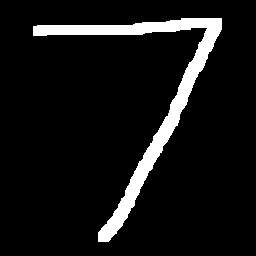
#> input picture testnumber/7.jpg, 256 x 256 px
$ python HandWritten_Recognition.py
#> lines starting #> are read from the running program, lines starting #| are printed output that depends on the picture
'''
handwritten digit recognition using svm algorithm
'''
from sklearn.datasets import load_digits
from sklearn import svm
from sklearn.metrics import confusion_matrix
from sklearn.metrics import classification_report
import seaborn as sns
import matplotlib.pyplot as plt
import joblib
from skimage.io import imread
from skimage.exposure import rescale_intensity
from skimage.transform import resize

#load the data
digits = load_digits()
#the data have 2 form in as data and as imges
#to see the number from data we have to reshape it in 8x8 in form of array

print(digits['data'][1].reshape(8,8))
#but to see it from images we only have to print it
(digits['images'][0])
#the model predict or give an output as target to see them write:
(digits['target'][0:10])
#split the data
mainData=digits['data']
targets=digits['target']
#train
svc=svm.SVC(gamma=0.001, C=100)
svc.fit(mainData[:1500], targets[:1500])
predictions=svc.predict(mainData[1501:])
#show predictions result
(list(zip(predictions,targets[1501:])))

#Calculating Confusion Matrix
CM = confusion_matrix(predictions,targets[1501:])
'''
# drawing confusion matrix
'''
sns.heatmap(CM, annot=True,cmap="YlGnBu")
plt.show()
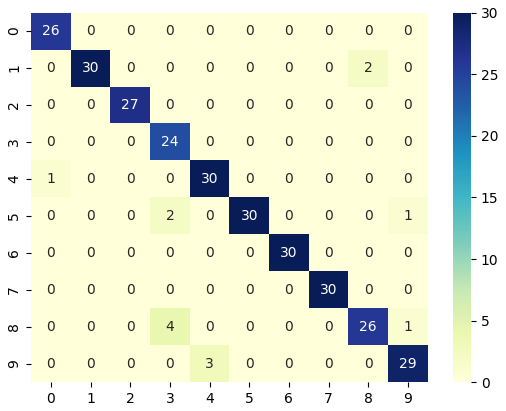
#> figure drawn by matplotlib, 2 panels
'''
#show the accuracy report
'''
print(classification_report(predictions,targets[1501:]))
#saving model
joblib.dump(svc, "svmRmodel")
#load it as model
#chick our work
model=joblib.load('svmRmodel')
img = resize(imread(('testnumber/7.jpg')), (8,8))

img = rescale_intensity(img, out_range=(0, 16))

x_test = [sum(pixel)/3.0 for row in img for pixel in row]
#> x_test = 64 values, max 16 at index 14, min 0 at index 24, mean 3.52

print("The predicted digit is {}".format(model.predict([x_test])))
#| The predicted digit is [7]

print(digits.data.shape)
plt.gray()
plt.matshow(digits.images[2])
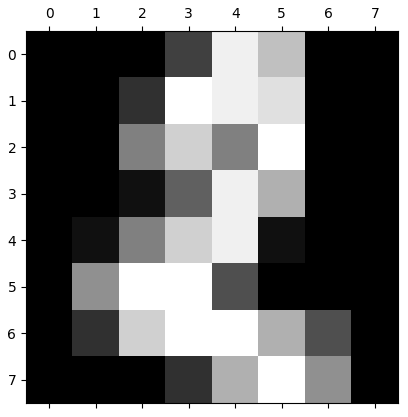
#> figure drawn by matplotlib, 1 panel
